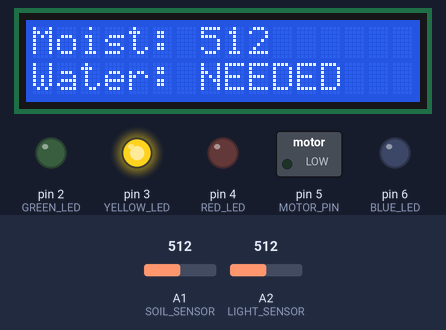
Simulated run of this sketch. Board: Arduino Uno, built with avr-gcc and run on an emulated ATmega328P. Parts: 16×2 character LCD, switched loads named in the sketch (green lamp = pin HIGH), output pins drawn as LEDs (lit = HIGH). Dashed ring = blinking. The inputs (shaded band) are chosen by the test bench; at power-on: A1 (SOIL_SENSOR) = 512, A2 (LIGHT_SENSOR) = 512. Pins used as bus, display or sensor lines are not drawn; what the sketch prints to the serial monitor is not drawn.

Above: at 3.2 s.
3.3 s: A1 (SOIL_SENSOR) set to 218
At 4.6 s:
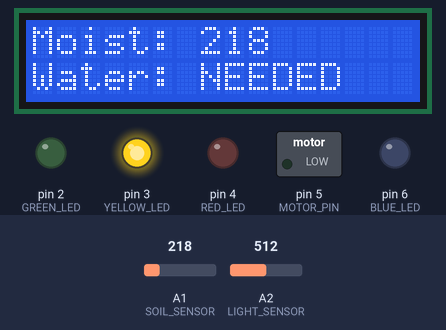
5.6 s: A1 (SOIL_SENSOR) set to 192
At 11.8 s:
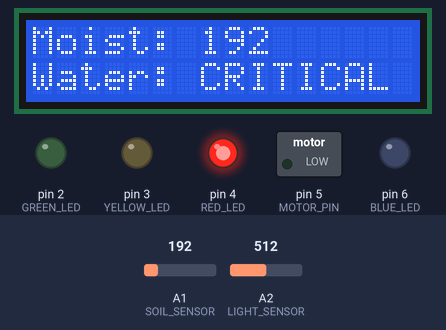
12.0 s: A1 (SOIL_SENSOR) set to 610
At 13.3 s:
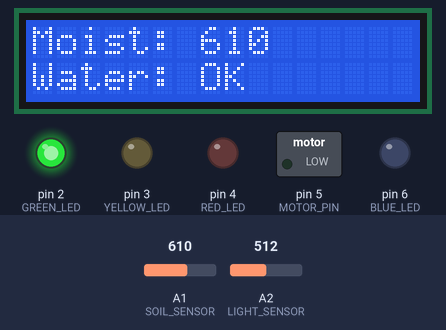
13.6 s: A1 (SOIL_SENSOR) set to 591
At 14.9 s:
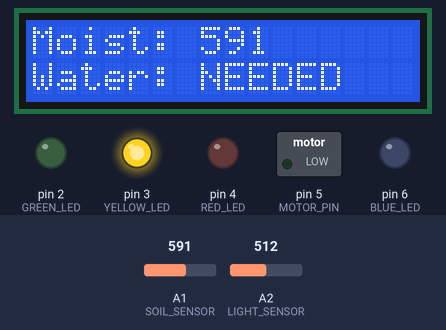
15.7 s: A1 (SOIL_SENSOR) set to 190
At 16.3 s:
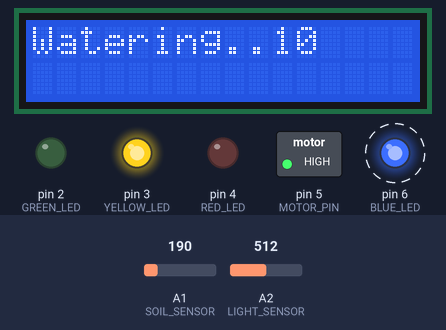
18.2 s: A2 (LIGHT_SENSOR) set to 487
Timing chart, 0 to 20.7 s (numbered marks = the images above; inputs shaded):
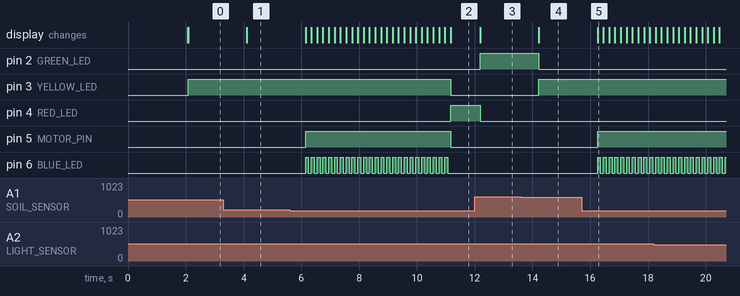

The sketch:

5.ino
```cpp
#include <LiquidCrystal.h>

// Pins for sensors and power gating
const int SOIL_POWER = A0;   // Controls power to sensor
const int SOIL_SENSOR = A1;  // Moisture reading
const int LIGHT_SENSOR = A2; // Light level reading

// Pins for Actuators
const int MOTOR_PIN = 5;    // DC Motor (Pump)
const int BLUE_LED = 6;     // Watering Indicator
const int RED_LED = 4;      // Status LEDs
const int YELLOW_LED = 3;
const int GREEN_LED = 2;

// Pins for LCD
const int RS = 7, E = 8, DB4 = 9, DB5 = 10, DB6 = 11, DB7 = 12;
LiquidCrystal lcd(RS, E, DB4, DB5, DB6, DB7);

int moisture = 0;
int lightLevel = 0;

void setup() {
  Serial.begin(9600);
  pinMode(SOIL_SENSOR, INPUT);
  pinMode(LIGHT_SENSOR, INPUT);

  pinMode(SOIL_POWER, OUTPUT);
  pinMode(MOTOR_PIN, OUTPUT);
  pinMode(BLUE_LED, OUTPUT);
  pinMode(RED_LED, OUTPUT);
  pinMode(YELLOW_LED, OUTPUT);
  pinMode(GREEN_LED, OUTPUT);

  lcd.begin(16, 2);
  lcd.print("Plant System...");
  delay(2000);
  lcd.clear();
}

void loop() {
  // 1. Power Gating: Turn sensor on, wait, read, turn off
  digitalWrite(SOIL_POWER, HIGH);
  delay(10);
  moisture = analogRead(SOIL_SENSOR);
  lightLevel = analogRead(LIGHT_SENSOR);
  digitalWrite(SOIL_POWER, LOW);
  Serial.print("Moisture = ");
  Serial.println(moisture);
  Serial.print("LightLevel = ");
  Serial.println(lightLevel);

  // 2. Watering Logic
  // Only water if it's "daytime" (light sensor > 500) and soil is dry (< 200)
  if (moisture < 200 && lightLevel > 500) {
    lcd.clear();
    lcd.setCursor(0, 0);
    lcd.print("Watering...");

    digitalWrite(MOTOR_PIN, HIGH);

    // Blink LED and run motor for 5 seconds (25 loops of 200ms)
    for (int i = 0; i < 25; i++) {
      digitalWrite(BLUE_LED, HIGH);

      // SIMULATION: Calculate a "fake" moisture that rises
      // 200 is the starting dry value, it increases by ~20 each step
      int fakeMoisture = 10 + (i * 20);

      lcd.setCursor(10, 0);
      lcd.print(fakeMoisture);
      lcd.print("  ");

      delay(100);
      digitalWrite(BLUE_LED, LOW);
      delay(100);
    }
    digitalWrite(MOTOR_PIN, LOW);
  }

  // 3. Status Display
  lcd.clear();
  lcd.setCursor(0, 0);
  lcd.print("Moist: ");
  lcd.print(moisture);

  lcd.setCursor(0, 1);
  lcd.print("Water: ");

  digitalWrite(RED_LED, LOW);
  digitalWrite(YELLOW_LED, LOW);
  digitalWrite(GREEN_LED, LOW);

  if (moisture < 200) {
    lcd.print("CRITICAL");
    digitalWrite(RED_LED, HIGH);
  } else if (moisture < 600) {
    lcd.print("NEEDED");
    digitalWrite(YELLOW_LED, HIGH);
  } else {
    lcd.print("OK");
    digitalWrite(GREEN_LED, HIGH);
  }

  delay(1000);
}
```

Measured:
- the behaviour switches between 200 and 199 on A1 (SOIL_SENSOR) (found by bisection; images 1 and 2)
- the behaviour switches between 600 and 599 on A1 (SOIL_SENSOR) (found by bisection; images 3 and 4)
- after the input at 3.3 s, the display: changes after 0.82 s (image 1)
- after the input at 5.6 s, pin 3 (YELLOW_LED): HIGH → LOW after 5.6 s; pin 4 (RED_LED): LOW → HIGH after 5.6 s
- after the input at 12.0 s, pin 2 (GREEN_LED): LOW → HIGH after 0.19 s; pin 4 (RED_LED): HIGH → LOW after 0.19 s; pin 5 (MOTOR_PIN): stays LOW (without the input it goes to HIGH after 0.19 s); pin 6 (BLUE_LED): stops changing and stays LOW; the display: changes after 0.19 s (image 3)
- after the input at 13.6 s, pin 2 (GREEN_LED): HIGH → LOW after 0.62 s; pin 3 (YELLOW_LED): LOW → HIGH after 0.62 s; the display: changes after 0.62 s (image 4)
- after the input at 15.7 s, pin 5 (MOTOR_PIN): LOW → HIGH after 0.55 s; pin 6 (BLUE_LED): alternates HIGH for 0.10 s and LOW for 0.10 s, starting after 0.55 s; the display: changes after 0.56 s (image 5)
